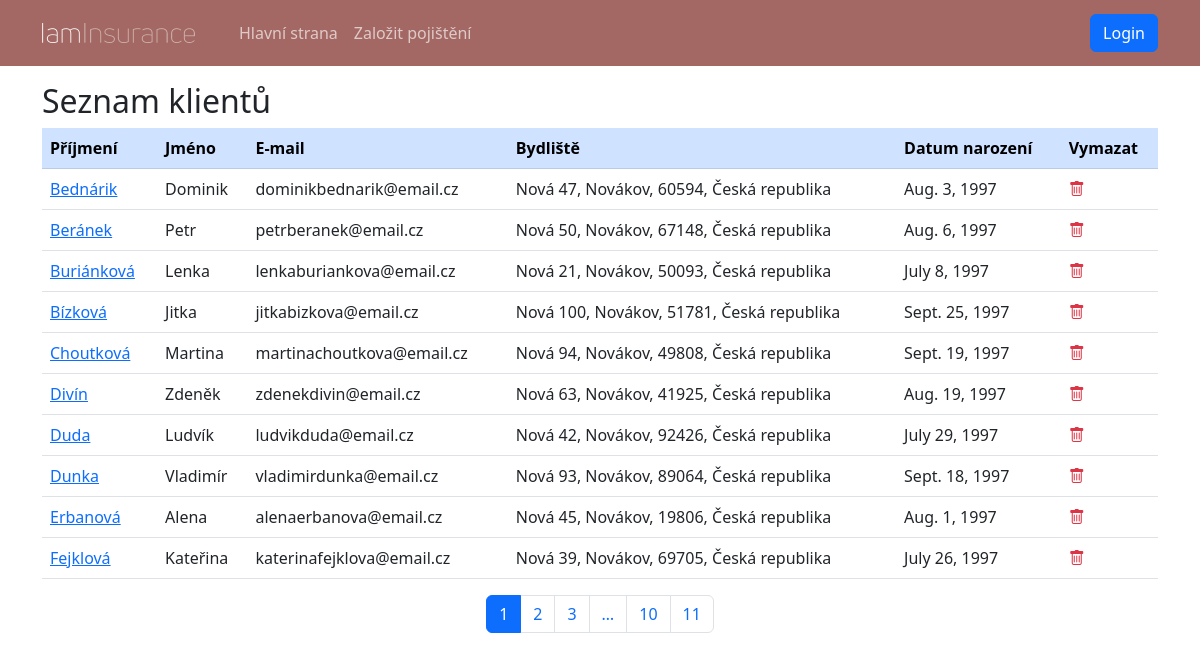
Screenshot of /sprava/seznam-klientu/ with the database file from the repository.
### insurance_app/models.py (models this page shows, shortened)
class Person(AbstractBaseUser, PermissionsMixin):
    USERNAME_FIELD: str = "email"
    REQUIRED_FIELDS: list = ["first_name", "last_name", "date_of_birth"]  # other fields are not required for staff
    objects: BaseUserManager = PersonManager()
    first_name: models.Field = models.CharField(max_length=150, verbose_name='Křestní jméno')
    last_name: models.Field = models.CharField(max_length=150, verbose_name='Příjmení')
    email: models.Field = models.EmailField(unique=True, verbose_name='E-mail')
    phone: models.Field = modelfields.PhoneNumberField(region="CZ", null=True, verbose_name='Telefon')
    address1: models.Field = models.CharField(max_length=150, default="", verbose_name='Adresa')
    address2: models.Field = models.CharField(max_length=150, blank=True, default="", verbose_name='Adresa - druhý řádek')
    postal_code: models.Field = models.CharField(max_length=12, default="", verbose_name='PSČ')
    city: models.Field = models.CharField(max_length=150, default="", verbose_name='Město')
    country: models.Field = models.CharField(max_length=150, default="", verbose_name='Stát')
    date_of_birth: models.Field = models.DateField(verbose_name='Datum narození')
    is_staff: models.Field = models.BooleanField(default=False, verbose_name='Zaměstnanec')
    is_superuser: models.Field = models.BooleanField(default=False, verbose_name='Administrátor')
    slug: models.Field = models.SlugField(unique=True, null=False)
    @property
    def full_address(self) -> str:
        chunks = tuple(
            filter(
                lambda c: c,
                (
                    str(self.address1),
                    str(self.address2),
                    str(self.city),
                    str(self.postal_code),
                    str(self.country)
                )
            )
        )
        return ", ".join(chunks)

### administration/views.py (the view)
# urls.py: path("seznam-klientu/", views.ClientListView.as_view(), name="clients-list"),
class ClientListView(generic.ListView):
    model: Model = models.Person
    paginate_by = 10
    queryset: QuerySet = models.Person.objects.filter(is_staff=False).order_by('last_name', 'first_name')
    template_name: str = template.CLIENT_LIST
    title: str = "Seznam klientů"
    def get_context_data(self, *, object_list: QuerySet = None, **kwargs) -> dict:
        context = super().get_context_data(**kwargs)
        context['title'] = self.title
        page = self.request.GET.get('page', 1)
        context['page_range'] = self.get_paginator(self.queryset, self.paginate_by).get_elided_page_range(page, on_each_side=2)
        return context

### insurance_app/templates/insurance_app/clients_list.html
{% extends 'main.html' %}
{% block content %}
<table class="table table-hover">
    <thead class="table-primary">
        <tr>
            <th>Příjmení</th>
            <th>Jméno</th>
            <th>E-mail</th>
            <th>Bydliště</th>
            <th>Datum narození</th>
            <th>Vymazat</th>
        </tr>
    </thead>
    <tbody>
    {% if object_list.0 %}
    {% for obj in page_obj %}
        <tr>
            <td><a href="{% url 'contracts-list' pk=obj.pk %}">{{ obj.last_name }}</a></td>
            <td>{{ obj.first_name }}</td>
            <td>{{ obj.email }}</td>
            <td>{{ obj.full_address }}</td>
            <td>{{ obj.date_of_birth }}</td>
            <td><a href="{% url 'client-delete' pk=obj.pk %}"><i class="bi bi-trash link-danger"></i></a></td>
        </tr>
    {% endfor %}
    {% else %}
        <tr><td colspan="4">Žádný uživatel nenalezen</td></tr>
    {% endif %}
    </tbody>
</table>
{% if object_list.0 %}
<nav aria-label="Stránkování seznamu klientů">
    <ul class="pagination justify-content-center">
        {% for page in page_range %}
        <li class="page-item">
            <a class="page-link {% if page == page_obj.number %}active{% endif %}" href="?page={{ page }}" aria-label="{{ page }}">{{ page }}</a>
        </li>
        {% endfor %}
    </ul>
</nav>
{% endif %}
{% endblock %}

### insurance_app/static/css/style.css (style rules this page uses)
body { background: #fffffe; }

### rows the page displays
Person: last_name "Bednárik", first_name "Dominik", email "dominikbednarik@email.cz", full_address "Nová 47, Novákov, 60594, Česká republika", date_of_birth "Aug. 3, 1997"
Person: last_name "Beránek", first_name "Petr", email "petrberanek@email.cz", full_address "Nová 50, Novákov, 67148, Česká republika", date_of_birth "Aug. 6, 1997"
Person: last_name "Buriánková", first_name "Lenka", email "lenkaburiankova@email.cz", full_address "Nová 21, Novákov, 50093, Česká republika", date_of_birth "July 8, 1997"
Person: last_name "Bízková", first_name "Jitka", email "jitkabizkova@email.cz", full_address "Nová 100, Novákov, 51781, Česká republika", date_of_birth "Sept. 25, 1997"
Person: last_name "Choutková", first_name "Martina", email "martinachoutkova@email.cz", full_address "Nová 94, Novákov, 49808, Česká republika", date_of_birth "Sept. 19, 1997"
Person: last_name "Divín", first_name "Zdeněk", email "zdenekdivin@email.cz", full_address "Nová 63, Novákov, 41925, Česká republika", date_of_birth "Aug. 19, 1997"
Person: last_name "Duda", first_name "Ludvík", email "ludvikduda@email.cz", full_address "Nová 42, Novákov, 92426, Česká republika", date_of_birth "July 29, 1997"
Person: last_name "Dunka", first_name "Vladimír", email "vladimirdunka@email.cz", full_address "Nová 93, Novákov, 89064, Česká republika", date_of_birth "Sept. 18, 1997"
Person: last_name "Erbanová", first_name "Alena", email "alenaerbanova@email.cz", full_address "Nová 45, Novákov, 19806, Česká republika", date_of_birth "Aug. 1, 1997"
Person: last_name "Fejklová", first_name "Kateřina", email "katerinafejklova@email.cz", full_address "Nová 39, Novákov, 69705, Česká republika", date_of_birth "July 26, 1997"

### other values shown
{{ title }} "Seznam klientů"
{{ page }} "1" "2" "3" "…" "10" "11"
